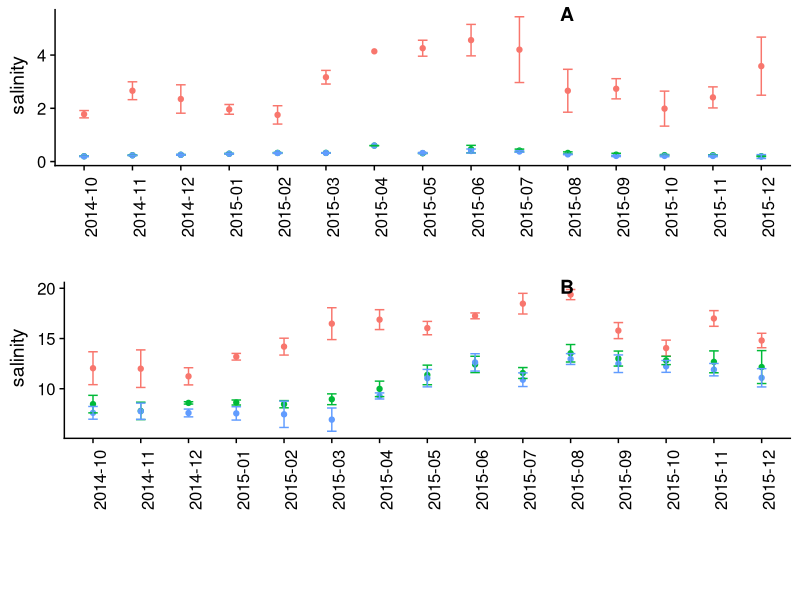

Here is the R script that generated this plot:
library(ggplot2)
library(dplyr)
# library(peatcollapse)
library(cowplot)

cfieldall <- read.csv("../data/fieldallv9.csv", stringsAsFactors = FALSE)
# cfieldall <- read.csv("data/fieldallv9.csv", stringsAsFactors = FALSE)
cfieldall$collect_date <- as.POSIXct(cfieldall$collect_date)
cfieldall$collect_date <- strftime(cfieldall$collect_date, format = "%Y-%m")


nonchamber_fw <- c(2, 4, 6, 9)
nonchamber_bw <- c(1, 4, 5, 7)

cfieldall <- mutate(cfieldall, trt = case_when(
	site == "FW" & chamber %in% nonchamber_fw ~ "nonchamber", 
	site == "BW" & chamber %in% nonchamber_bw ~ "nonchamber", 
	TRUE ~ trt))

cfieldall$trt <- factor(cfieldall$trt, levels = c("treatment", "control", "nonchamber"))

cfieldall <- group_by(cfieldall, collect_date, trt, site, pwsw, inout)
cfieldall <- select(cfieldall, site:inout, trt, 
										           temp.degC.:salinity, 
										           ALKA.mgL.:DOC.mgL, 
															 NH4.mgL:TDN.mgl,
															 srp.um.l:tdp.ppb)

pc_plot <- function(dt, x, y, site){
	x <- enquo(x)
	y <- enquo(y)
	site <- enquo(site)
	
	dt <- filter(dt, site == !!site, inout == "in", pwsw == "PW")
	dt <- summarize(dt, y = mean(!!y, na.rm = TRUE), 
									upper = y + (2 * sd(!!y, na.rm = TRUE) / sqrt(n())),
									lower = y - (2 * sd(!!y, na.rm = TRUE) / sqrt(n())))
	
	ggplot(data = dt) + 
		geom_point(aes_string(x = quo_name(x), y = "y", color = "trt")) + 
		geom_errorbar(data = dt, aes_string(x = quo_name(x), 
											ymin = "lower", ymax = "upper", color = "trt"), width = 0.2) + 
		cowplot::theme_cowplot() + theme(axis.text.x = element_text(angle = 90), 
																		 legend.justification = "top") + 
		xlab("") + ylab(y) + labs(color = "")
}

gg_fw <- pc_plot(dt = cfieldall, x = collect_date, y = salinity, site = "FW")
gg_bw <- pc_plot(dt = cfieldall, x = collect_date, y = salinity, site = "BW")

gg <- cowplot::plot_grid(gg_fw + theme(legend.position="none"), 
												 gg_bw + theme(legend.position="none"), 
												 nrow = 2, ncol = 1, labels = c("A", "B"), hjust = -40)

legend <- get_legend(gg_fw + theme(legend.position = "bottom"))

gg_res <- cowplot::plot_grid(gg, legend, ncol = 1, rel_heights = c(1, 0.1))


ggsave(filename = "../figures/chem-ts.png", height = 6, width = 6)

# par(mar = c(4, 5, 2, 1))
# 
# png("../figures/chem-ts_fw-sal.png", res = 200, width = 1000, height = 800)
# tsplot(cfieldall, params = "salinity", bwfw = "fw", pwsw = "pw", tofile = FALSE, inout = "in", inclegend = TRUE, print_xaxis = FALSE, print_main = FALSE)
# dev.off()
# 
# png("../figures/chem-ts_bw-sal.png", res = 200, width = 1000, height = 800)
# tsplot(cfieldall, params = "salinity", bwfw = "bw", pwsw = "pw", tofile = FALSE, inout = "in", inclegend = FALSE, print_main = FALSE)
# dev.off()